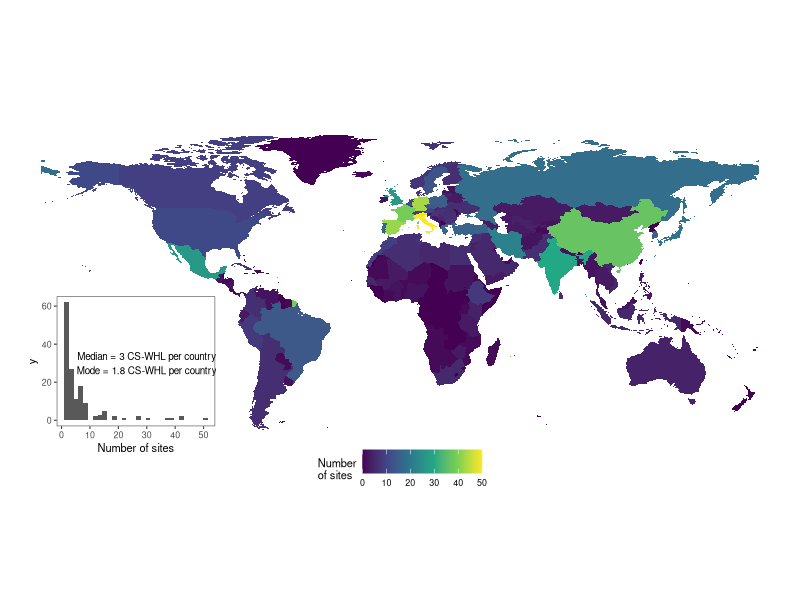
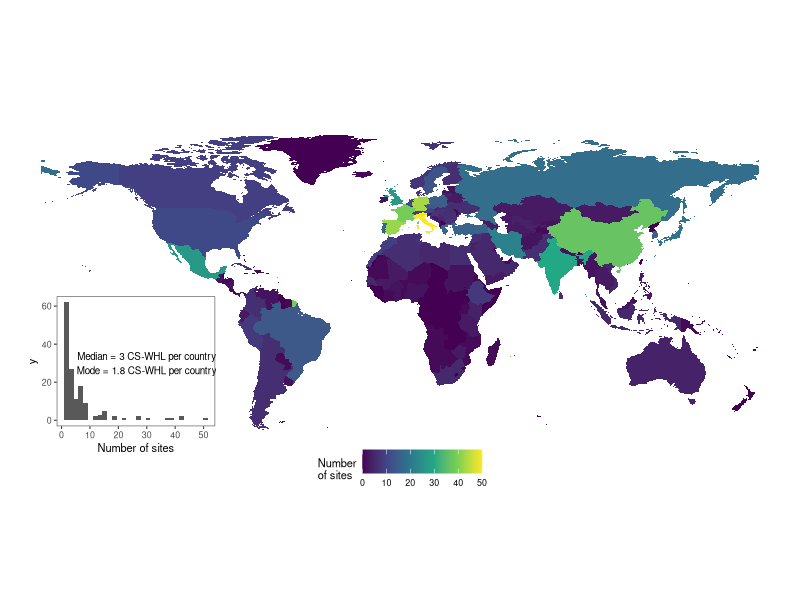

Source code (R) for these figures, in order:
library(tidyverse)

wh_unesco <- readxl::read_excel(here::here("analysis/data/raw_data/whc-sites-2019.xls")) %>%
  filter(category %in% c("Cultural"))

estimate_mode <- function(x) {
  d <- density(x)
  d$x[which.max(d$y)]
}

theme_nogrid <- function (base_size = 12, base_family = "") {
  theme_bw(base_size = base_size,
           base_family = base_family) %+replace%
    theme(panel.grid = element_blank() )
}


wh_unesco_countries <-
  wh_unesco %>%
  separate_rows(states_name_en, convert = TRUE, sep = ",") %>%
  mutate(country = case_when(
    states_name_en == "Bolivia (Plurinational State of)"  ~ "Bolivia",
    states_name_en == "Cabo Verde"  ~ "Republic of Cabo Verde",
    states_name_en == "Czechia"  ~ "Czech Republic",
    states_name_en == "Democratic People's Republic of Korea"  ~ "Republic of Korea",
    states_name_en == "Gambia (the)"  ~ "The Gambia",
    states_name_en == "Holy See"  ~ "Vatican",
    states_name_en == "Iran (Islamic Republic of)"  ~ "Iran",
    states_name_en == "Lao People's Democratic Republic"  ~ "Lao PDR",
    states_name_en == "Micronesia (Federated States of)"  ~ "Federated States of Micronesia",
    states_name_en == "Syrian Arab Republic"  ~ "Syria",
    states_name_en == "the former Yugoslav Republic of Macedonia"  ~ "Macedonia",
    states_name_en == "United Kingdom of Great Britain and Northern Ireland"  ~ "United Kingdom",
    states_name_en == "United Republic of Tanzania"  ~ "Tanzania",
    states_name_en == "United States of America"  ~ "United States",
    states_name_en == "Venezuela (Bolivarian Republic of)"  ~ "Venezuela",
    states_name_en == "United States of America"  ~ "United States",
    states_name_en == "Viet Nam"  ~ "Vietnam",
    states_name_en == "Republic of Moldova"  ~ "Moldova",
    TRUE ~ as.character(states_name_en)
  ))

wh_unesco_countries_count <-
  wh_unesco_countries %>%
  separate_rows(states_name_en, sep = ",") %>%
  count(country)

median_number_unesco_sites_per_country <-
  median(wh_unesco_countries_count$n)

mode_number_unesco_sites_per_country <-
  round(estimate_mode(wh_unesco_countries_count$n), 1)

wh_unesco_country_counts_hist <-
  ggplot(wh_unesco_countries_count,
         aes(n)) +
  geom_histogram() +
  annotate("text", x = 30, y = 30,
           label = str_glue('Median = {median_number_unesco_sites_per_country} CS-WHL per country\nMode = {mode_number_unesco_sites_per_country} CS-WHL per country'),
           size = 2.5) +
  xlab("Number of sites") +
  theme_nogrid(8)

library("rnaturalearth")
library("rnaturalearthdata")
world <- ne_countries(scale = "medium", returnclass = "sf")

sf_map_data_unesco <-
  world %>%
  left_join(wh_unesco_countries_count,
            by = c( 'name_long' = 'country')) %>%
  select(name, n, geometry) %>%
  mutate(n = ifelse(is.na(n), 0, n)) %>%
  filter(name != "Antartica")

wh_country_unesco_count_map <-
  ggplot(data = sf_map_data_unesco) +
  geom_sf(aes(fill = n), lwd = 0) +
  scale_fill_viridis_c(na.value="black",
                       name = "Number\nof sites") +
  coord_sf(ylim = c(-50, 90), datum = NA) +
  theme_minimal(base_size = 8)  +
  theme(legend.direction = "horizontal", legend.position = "bottom")
  # ggtitle("Cultural Sites on the UNESCO World Heritage list",
  #        subtitle = "from https://whc.unesco.org/en/syndication")

wh_country_unesco_count_map +
  annotation_custom(ggplotGrob(wh_unesco_country_counts_hist),
                    xmin = -190,
                    xmax = -90,
                    ymin= 10,
                    ymax=-70)

ggsave(here::here("analysis/figures/wh_country_unesco_count_map.png"),
       width = 10,
       height = 6,
       dpi = 300)
